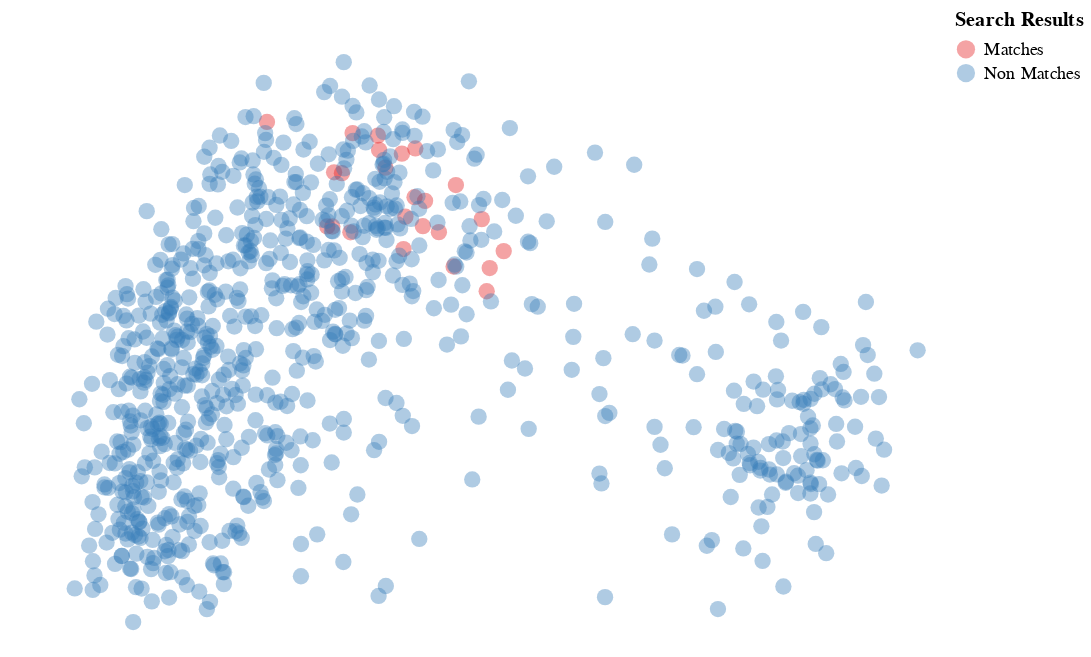

Notebook code for this chart:
### Code cell
query = """
Efforts to identify the underlying drivers of fear, anxiety and stigma that fuel misinformation and rumor,
particularly social media
"""
papers.search_2d(query)

### Figure 1 — Vega-Lite specification as saved in the notebook (floating-point values rounded to 4 significant figures; data arrays with more than 128 entries replaced by an {"elided": "..."} marker saying what was removed)
{"config": {"view": {"continuousWidth": 400, "continuousHeight": 300, "strokeWidth": 0}, "axis": {"grid": false}}, "data": {"name": "data-4aa9be8894b9ab5b1bcb8d6ca6268643"}, "mark": {"type": "circle", "opacity": 0.4, "size": 80}, "encoding": {"color": {"type": "nominal", "field": "Search Results", "scale": {"scheme": "set1"}}, "x": {"type": "quantitative", "axis": null, "field": "x"}, "y": {"type": "quantitative", "axis": null, "field": "y"}}, "height": 350, "width": 500, "$schema": "https://vega.github.io/schema/vega-lite/v4.0.2.json", "datasets": {"data-4aa9be8894b9ab5b1bcb8d6ca6268643": {"elided": "824 records"}}}
